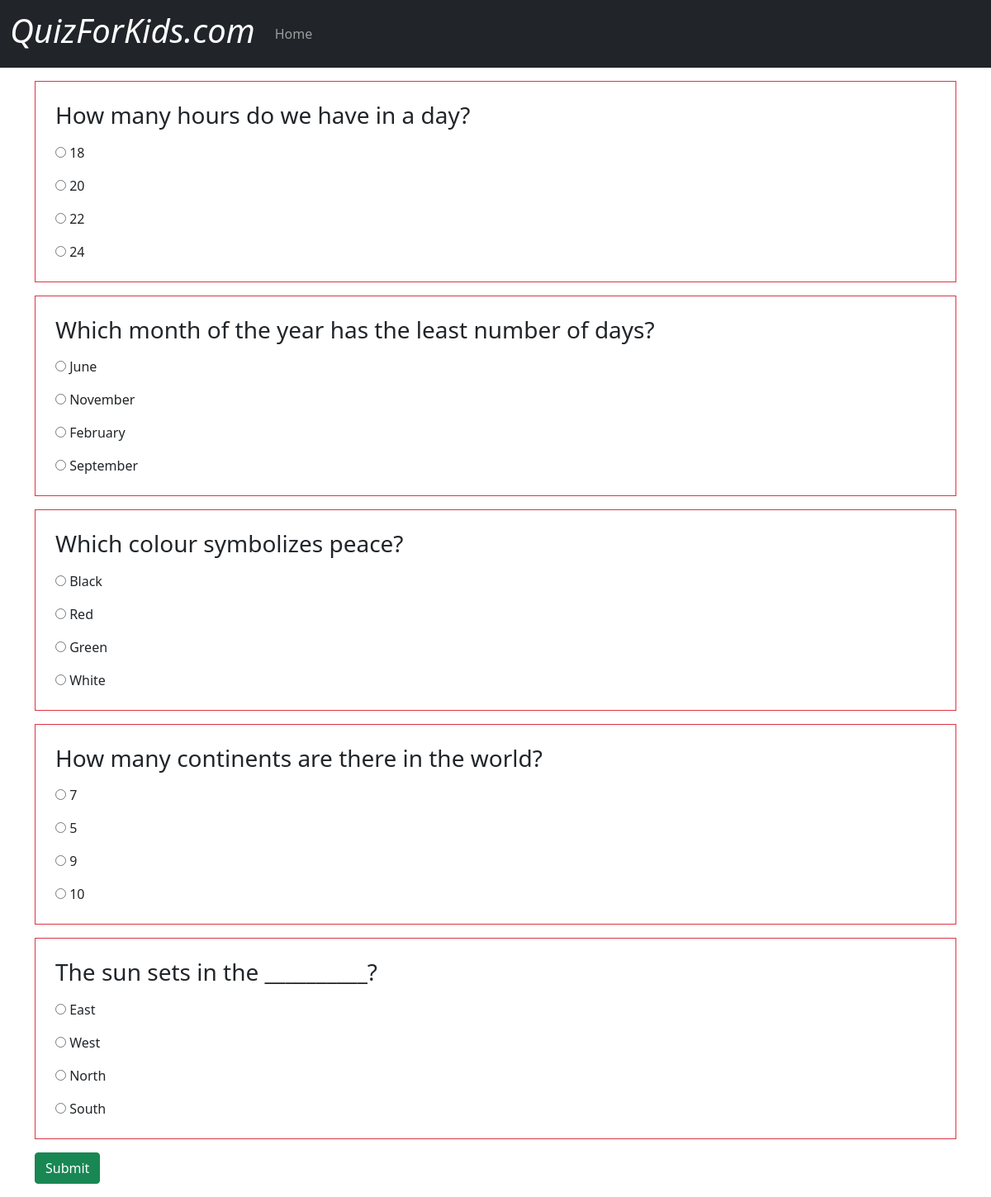
Screenshot of /quiz/attempt/ with the database file from the repository.
### quiz/models.py (models this page shows, shortened)
class Question(models.Model):
    question=models.TextField()
    option1=models.CharField(max_length=200)
    option2=models.CharField(max_length=200)
    option3=models.CharField(max_length=200)
    option4=models.CharField(max_length=200)
    answer=models.CharField(max_length=200)

### quiz/views.py (the view, shortened to what this page needs)
# urls.py: path('quiz/attempt/',views.attempt,name='attempt_quiz'),
def attempt(request):
    form=Question.objects.all()
    fir=Question.objects.first()
    las=Question.objects.last()
    context={ 'form':form }
    return render(request,'quiz/quiz.html',context)

### quiz/templates/quiz/quiz.html (shortened to what this page needs)
{% extends 'quiz/base.html' %}
{% block body %}
<div class="container my-3">
    <form action="{% url 'attempt_quiz'%}" method="POST">
        {% for i in form %}
        <div class="container border border-danger my-3 py-2">
            <div class="container my-3">
                <h3>{{ i.question }}</h3>
                <div class="radio my-3">
                    <label><input type="radio" value="option1" name={{ i.id }}> {{ i.option1 }}</label>
                </div>
                <div class="radio my-3">
                    <label><input type="radio" value="option2" name={{ i.id }}> {{ i.option2 }}</label>
                </div>
                <div class="radio my-3">
                    <label><input type="radio" value="option3" name={{ i.id }}> {{ i.option3 }}</label>
                </div>
                <div class="radio my-3">
                    <label><input type="radio" value="option4" name={{ i.id }}> {{ i.option4 }}</label>
                </div>
            </div>
        </div>
        {% endfor %}
        <a href="#"><button type="button submit" class="btn btn-success">Submit</button></a>
    </form>
</div>
{% endblock body %}

### quiz/templates/quiz/base.html (shortened to what this page needs)
<!doctype html>
<html lang="en">
  <head>
    <link href="https://cdn.jsdelivr.net/npm/bootstrap@5.0.0-beta1/dist/css/bootstrap.min.css" rel="stylesheet">
  </head>
  <body>
    <nav class="navbar navbar-expand-lg navbar-dark bg-dark">
        <div class="container-fluid">
          <a class="navbar-brand" href="{% url 'home' %}"><h1  class="italic"><i>QuizForKids.com</i></h1></a>
          <div class="collapse navbar-collapse" id="navbarNav">
            <ul class="navbar-nav">
              <li class="nav-item">
                <a class="nav-link" aria-current="page" href="{% url 'home' %}">Home</a>
              </li>
            </ul>
          </div>
        </div>
      </nav>
    {% block body %}
    {% endblock body %}
  </body>
</html>

### rows the page displays
Question: question "How many hours do we have in a day?", option1 "18", option2 "20", option3 "22", option4 "24"
Question: question "Which month of the year has the least number of days?", option1 "June", option2 "November", option3 "February", option4 "September"
Question: question "Which colour symbolizes peace?", option1 "Black", option2 "Red", option3 "Green", option4 "White"
Question: question "How many continents are there in the world?", option1 "7", option2 "5", option3 "9", option4 "10"
Question: question "The sun sets in the __________?", option1 "East", option2 "West", option3 "North", option4 "South"
